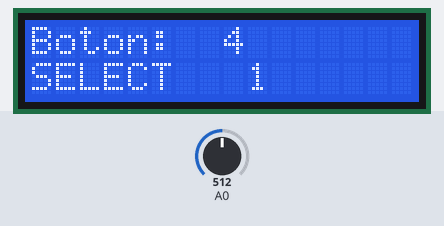
Bench run of a sketch on a simulated Arduino Uno, built with avr-gcc and run on an emulated ATmega328P. Shown: 16×2 character LCD. The inputs (shaded band) are chosen by the test bench; at power-on: A0 = 512.

Above: at 1.2 s.
1.3 s: A0 set to 464
3.5 s: A0 set to 441
At 4.8 s:
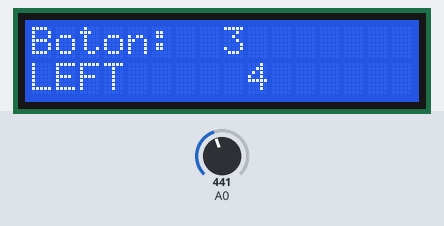
6.5 s: A0 set to 317
8.5 s: A0 set to 290
At 9.8 s:
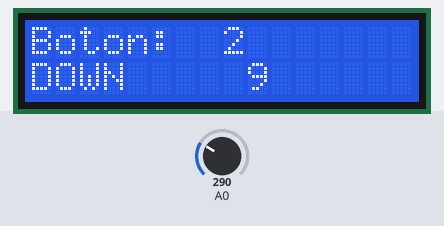
11.5 s: A0 set to 263
13.5 s: A0 set to 231
At 14.8 s:
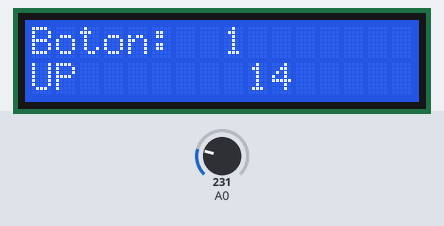
Timing chart, 0 to 16.5 s (numbered marks = the images above; inputs shaded):
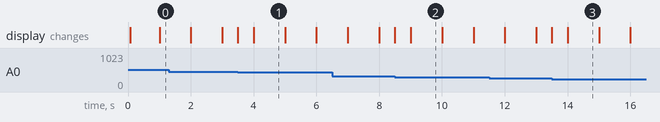

The sketch:

LCD_1602A.ino
```cpp
#include<LiquidCrystal.h>
LiquidCrystal lcd(8, 9, 4, 5, 6, 7);

int lcd_key= 0;
int adc_key_in=0;
#define btnRIGHT 0
#define btnUP 1
#define btnDOWN 2
#define btnLEFT 3
#define btnSELECT 4
#define btnNONE 5

void setup() {
  lcd.begin(16, 2);
}
void loop() {
  lcd.setCursor(9, 1);
  lcd.print(millis() / 1000);
  lcd.setCursor(0,0);
  lcd.print("Boton: ");
  lcd.setCursor(8, 0);
  lcd.print(lcd_key);
  lcd.setCursor(0, 1);

  lcd_key = read_LCD_buttons();
  if ( lcd_key == btnRIGHT)
    lcd.print("RIGHT ");
  else if ( lcd_key == btnLEFT )
    lcd.print("LEFT   ");
  else if ( lcd_key == btnUP)
    lcd.print("UP    ");
  else if ( lcd_key == btnDOWN)
    lcd.print("DOWN  ");
  else if ( lcd_key == btnSELECT)
    lcd.print("SELECT");
  else if ( lcd_key == btnNONE)
    lcd.print("NONE  ");
    }
int read_LCD_buttons()
{ adc_key_in = analogRead(0);

if (adc_key_in > 1023) return btnNONE; // Ningun boton pulsado
if (adc_key_in < 50) return btnRIGHT;
if (adc_key_in < 250) return btnUP;
if (adc_key_in < 300) return btnDOWN;
if (adc_key_in < 450) return btnLEFT;
if (adc_key_in < 650) return btnSELECT;
  return btnNONE;
}
```

Measured:
- the behaviour switches between 450 and 449 on A0 (found by bisection; images 0 and 1)
- the behaviour switches between 300 and 299 on A0 (found by bisection; images 1 and 2)
- the behaviour switches between 250 and 249 on A0 (found by bisection; images 2 and 3)
- after the input at 3.5 s, the display: first changes at once (image 1 shows a later state)
- after the input at 8.5 s, the display: first changes at once (image 2 shows a later state)
- after the input at 13.5 s, the display: first changes at once (image 3 shows a later state)
- what the display in image 1 shows lasts 1.0 s, from 4.0 s to 5.0 s
